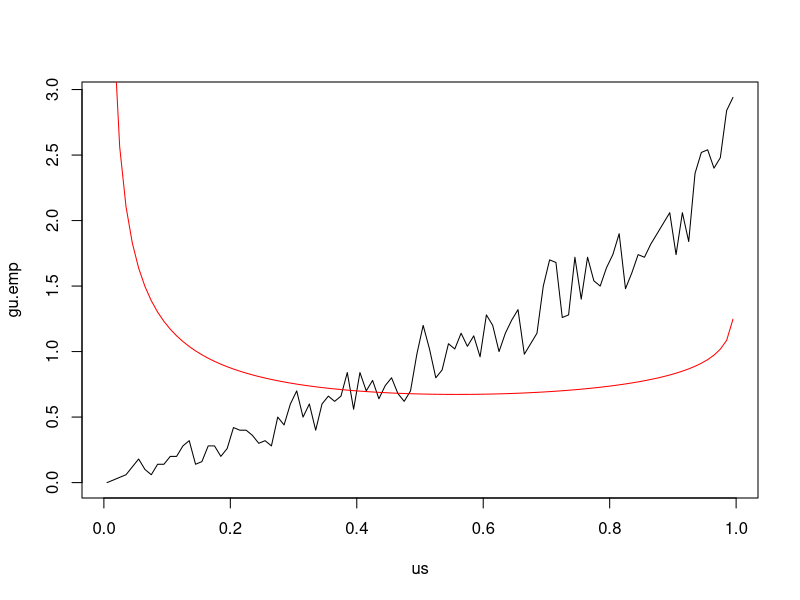

The R script that drew this image:
library(pracma)
library(class)

get_bayes_acc <- function(mus, mc.res = 10) {
  k <- nrow(mus)
  p <- ncol(mus)
  zs <- rep(1:k, each = mc.res)
  mus2 <- mus[zs, , drop = FALSE]
  ys <- mus2 + randn(k * mc.res, p)
  cl <- knn(train = mus, test = ys, cl = 1:k)
  sum(cl == zs)/length(zs)
}

get_vs <- function(mus, r) {
  k <- nrow(mus)
  p <- ncol(mus)
  zs <- rep(1:k, each = r)
  mus2 <- mus[zs, , drop = FALSE]
  ys <- mus2 + randn(k * r, p)
  dd <- -pracma::pdist2(mus, ys)
  rankconv <- apply(dd, 2, rank)
  Vs <- list()
  for (i in 1:k) {
    Vs[[i]] <- rankconv[i, 1:r + (r * (i-1))]  
  }
  Vs <- do.call(c, Vs)
  Vs
}

compute_g0 <- function(p, g.res, mc.res) {
  psM <- (1:mc.res - 0.5)/mc.res
  us <- (1:g.res - 0.5)/g.res
  ubreaks <- (0:g.res)/g.res
  nms2 <- qchisq(psM, df = p)
  ans <- 0 * us
  for (i in 1:mc.res) {
    nm <- nms2[i]
    qbreaks <- qchisq(1-ubreaks, p, ncp = nm)
    pbreaks <- pchisq(qbreaks/4, p)
    pcont <- pbreaks[-(g.res + 1)] - pbreaks[-1]
    ans <- ans + pcont/mc.res * g.res
  }
  ans
}





####
##  Testing code
####
p <- 1
k <- 10
mc.res <- 1000
g.res <- 100
r <- 2
mus <- randn(k, p)

t1 <- proc.time()
mus <- randn(5000, 1)
vs <- get_vs(mus, 1)
g.res <- 100
us <- (1:g.res - 0.5)/g.res
ubreaks <- (0:g.res)/g.res
res <- hist(vs/nrow(mus), breaks = ubreaks, plot = FALSE)
gu.emp <- res$counts/length(vs) * g.res
plot(us, gu.emp, type = "l")
proc.time() - t1

t1 <- proc.time()
gu0 <- compute_g0(1, 100, 1000)
proc.time() - t1
sum(gu0)
lines(us, gu0, col = "red")
